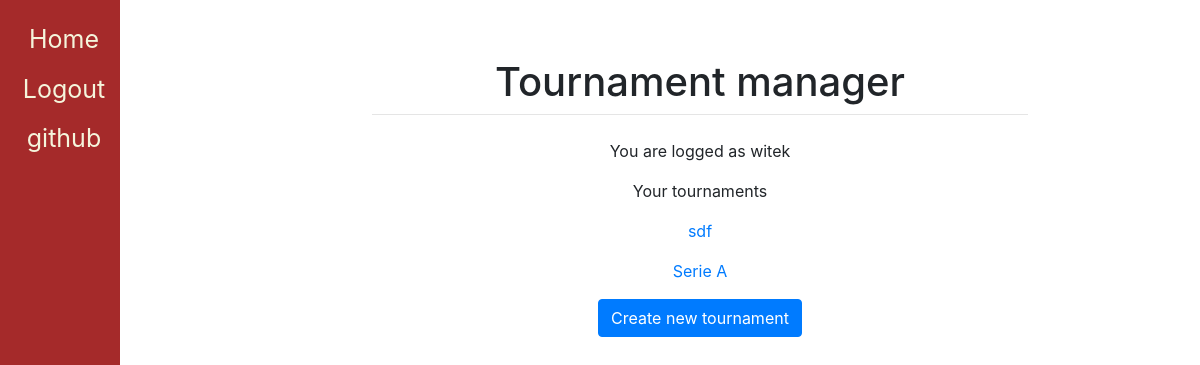
The app's page / (signed in), older data.
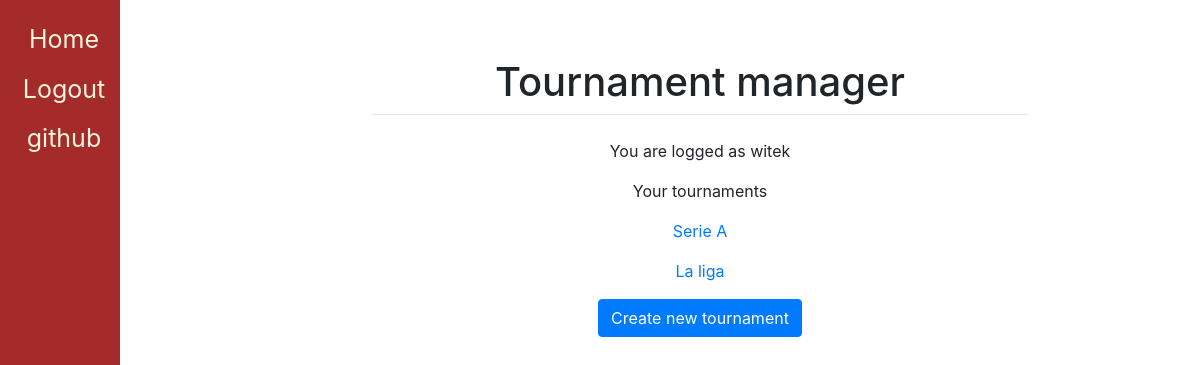
The same page, newer data.
### main/models.py (models this page shows)
class League(models.Model):
    user = models.ForeignKey(User, on_delete=models.CASCADE, related_name="league", null=True)
    league_id = models.IntegerField(primary_key=True)
    name = models.CharField(max_length=30)

### main/views.py (the view)
# urls.py: path('', views.home, name='home'),
def home(response):
    return render(response, "main/home.html", {})

### templates/main/home.html (shortened to what this page needs)
{% extends 'main/base.html' %}
{% block content %}
    <head>
    </head>
    {% if user.is_authenticated %}
        <p>You are logged as {{ user.username }} </p>
        <p>Your tournaments </p>
            {% for i in user.league.all %}
                <p><a href="/{{ i.league_id }}">{{ i.name }}</a></p>
            {% endfor %}
        <a href="/createleague" class="btn btn-primary">Create new tournament</a>
    {% else %}
        <body>
            <p>Create and manage your own tournaments</p>
            <a href="/usr/signup">Sign up now</a></p>
        </body>
    {% endif %}
{% endblock %}

Row changes from the older to the newer data that the page shows:
removed League: name "sdf"
added League: name "La liga"
